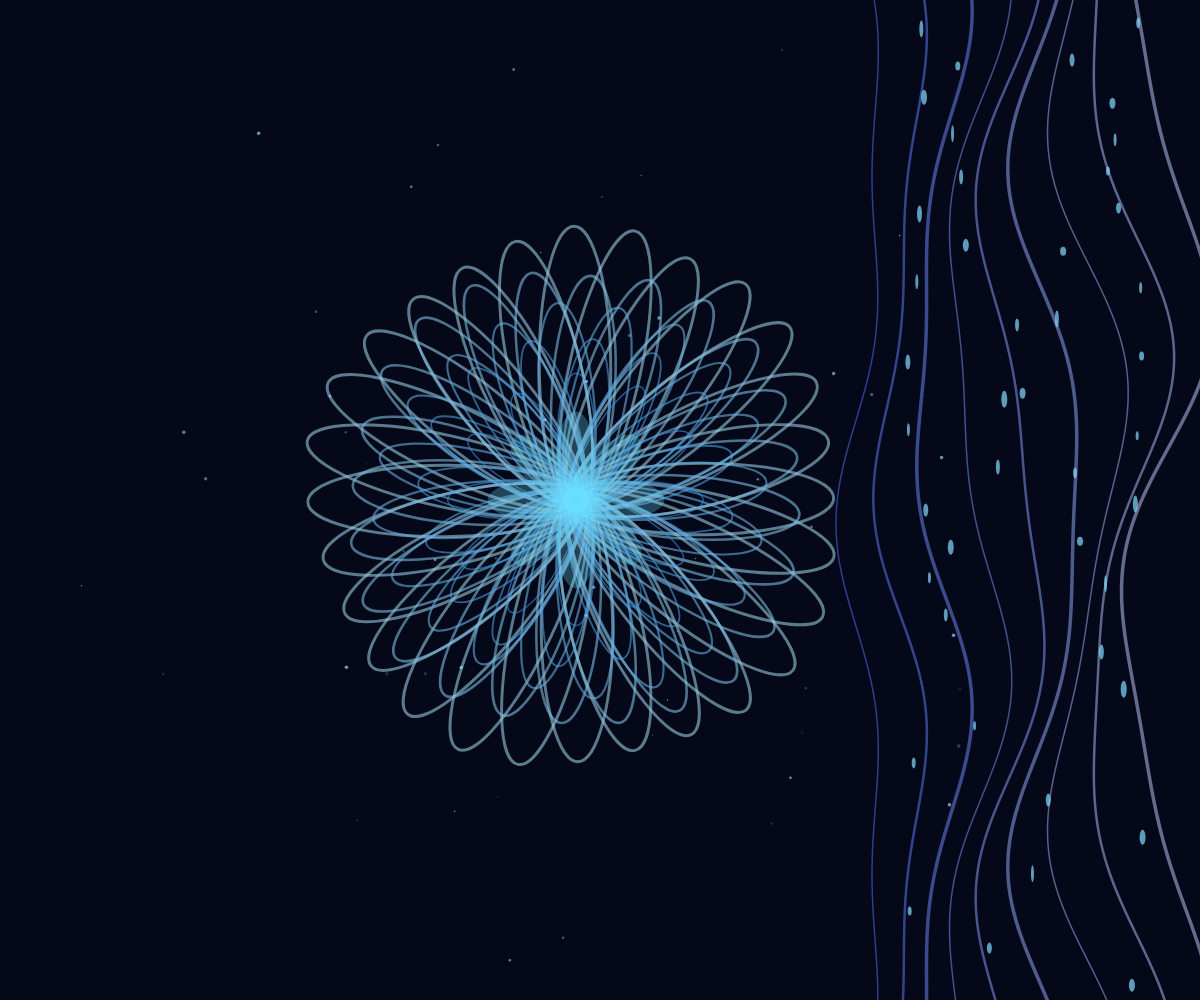
Frame 1 (no input)
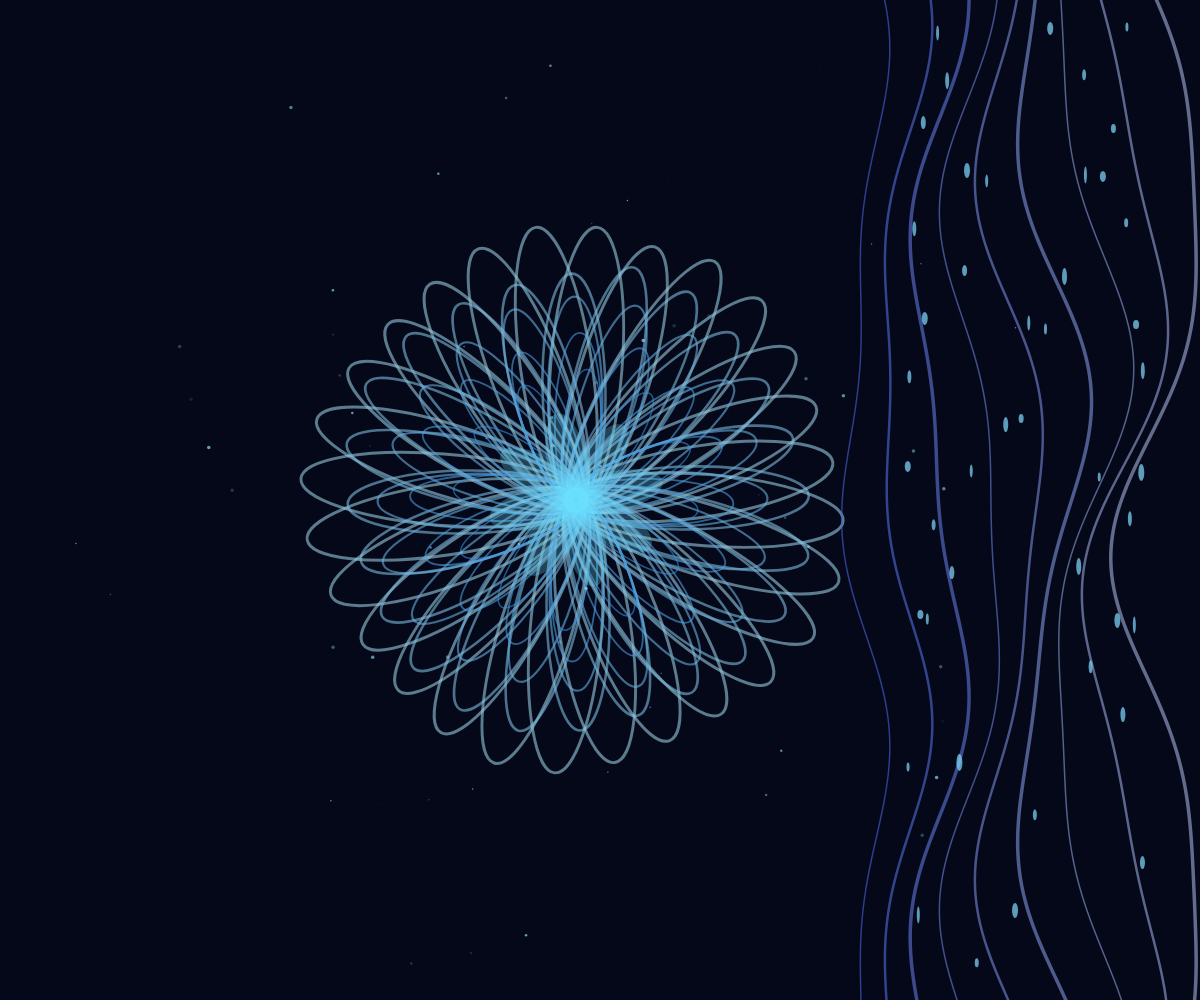
Frame 60 (no input)
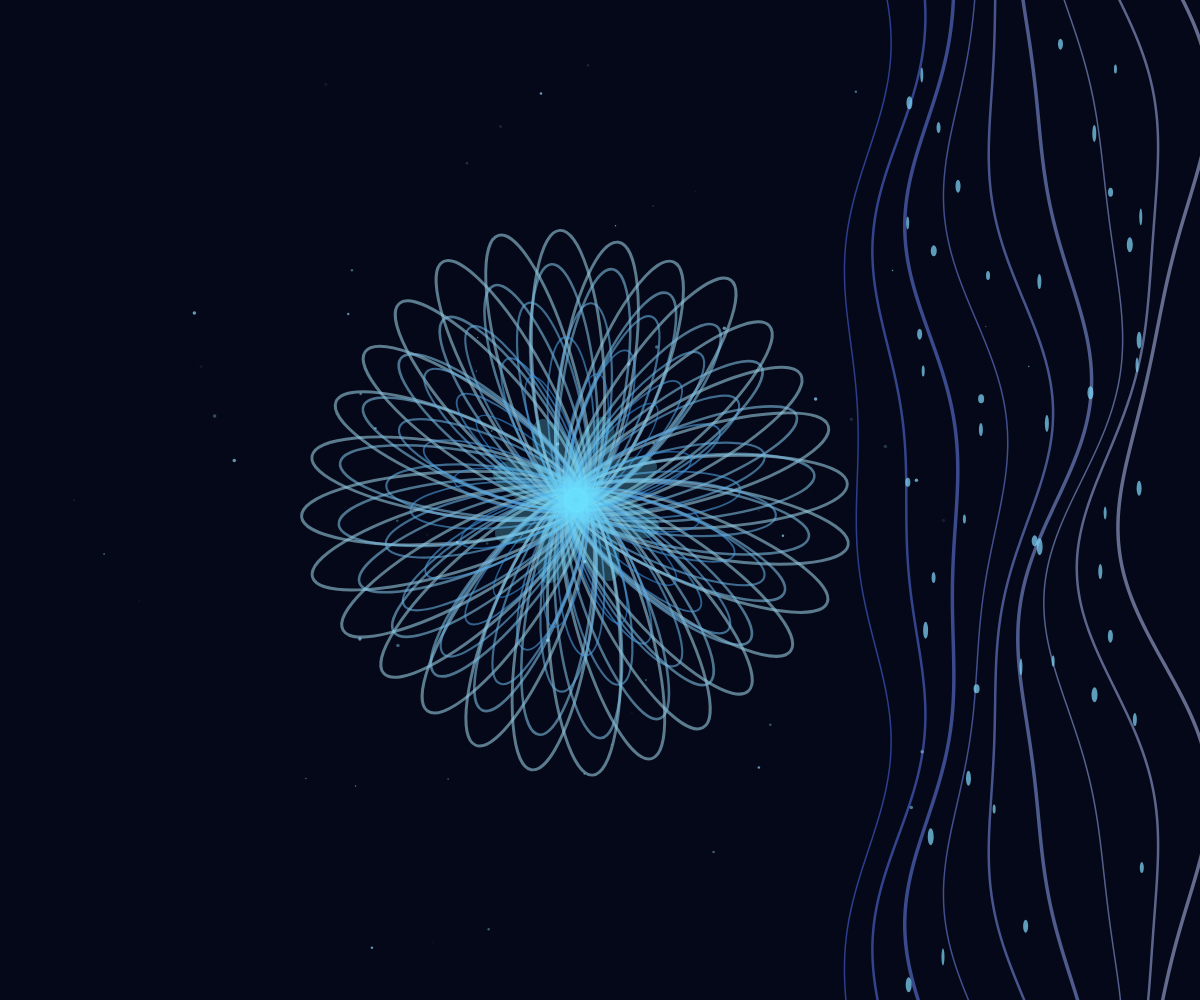
Frame 120 (the mouse pressed at the canvas centre since frame 60)

The p5.js sketch that drew these frames (run headless with seeded random() and noise() and a simulated clock; from frame 60 on, the mouse is pressed at the canvas centre):

// p5.js sketch
// ── sketch.js
// Week 7 — Luminous Garden
// Full-screen generative projection artwork. No mapper plugin is required to preview it.

let t = 0;

function setup() {
  createCanvas(windowWidth, windowHeight);
  pixelDensity(1);
  noCursor();
}

function draw() {
  t += 0.012;
  background(5, 8, 24);

  // Subtle atmospheric glow behind the composition
  noStroke();
  for (let r = max(width, height) * 0.8; r > 20; r -= 24) {
    fill(12, 35, 75, 2);
    ellipse(width * 0.48, height * 0.5, r, r);
  }

  drawFlower(width * 0.48, height * 0.5, min(width, height) * 0.34);

  // Flowing luminous ribbons on the right, like a second projection surface
  drawRibbons();

  // Floating points of light throughout the scene
  for (let i = 0; i < 90; i++) {
    const a = i * 2.399 + t * 0.12;
    const radius = 25 + ((i * 47) % (min(width, height) * 0.48));
    const x = width * 0.48 + cos(a) * radius;
    const y = height * 0.5 + sin(a) * radius;
    const alpha = 90 + 90 * sin(t * 2 + i);
    noStroke();
    fill(145, 220, 255, alpha);
    circle(x, y, 1.5 + (i % 3));
  }

  // Soft center light
  noStroke();
  for (let r = 70; r > 2; r -= 4) {
    fill(105, 220, 255, map(r, 70, 2, 5, 28));
    circle(width * 0.48, height * 0.5, r);
  }
}

function drawFlower(cx, cy, size) {
  push();
  translate(cx, cy);
  const layers = 5;
  for (let layer = layers - 1; layer >= 0; layer--) {
    const petals = 12 + layer * 4;
    for (let i = 0; i < petals; i++) {
      push();
      rotate(TWO_PI * i / petals + t * (layer % 2 ? -0.12 : 0.12) + layer * 0.11);
      noFill();
      stroke(55 + layer * 24, 145 + layer * 15, 225, 150);
      strokeWeight(1.5 + layer * 0.35);
      const reach = size * (0.38 + layer * 0.105) * (1 + 0.035 * sin(t * 2 + i));
      ellipse(0, -reach * 0.48, size * (0.11 + layer * 0.025), reach);
      pop();
    }
  }

  // Inner luminous petals
  for (let i = 0; i < 8; i++) {
    push();
    rotate(TWO_PI * i / 8 - t * 0.3);
    noStroke();
    fill(115, 225, 255, 70);
    ellipse(0, -size * 0.11, size * 0.12, size * 0.3);
    pop();
  }
  pop();
}

function drawRibbons() {
  push();
  const ribbonStart = width * 0.72;
  const ribbonWidth = width * 0.28;
  for (let band = 0; band < 9; band++) {
    noFill();
    stroke(75 + band * 12, 105 + band * 10, 230, 145);
    strokeWeight(1.5 + (band % 3));
    beginShape();
    for (let y = -20; y <= height + 20; y += 10) {
      const x = ribbonStart + band * (ribbonWidth / 9)
        + sin(y * 0.009 + t + band * 0.65) * (18 + band * 3)
        + cos(y * 0.018 - t * 0.7) * 10;
      curveVertex(x, y);
    }
    endShape();
  }

  // Drifting droplets
  for (let i = 0; i < 45; i++) {
    const y = (i * 37 + frameCount * (0.7 + (i % 4) * 0.18)) % (height + 30) - 15;
    const x = ribbonStart + ribbonWidth * 0.48
      + sin(y * 0.012 + t + i) * ribbonWidth * 0.35;
    noStroke();
    fill(130, 220, 255, 180);
    ellipse(x, y, 3 + (i % 4), 9 + (i % 5) * 2);
  }
  pop();
}

function windowResized() {
  resizeCanvas(windowWidth, windowHeight);
}
